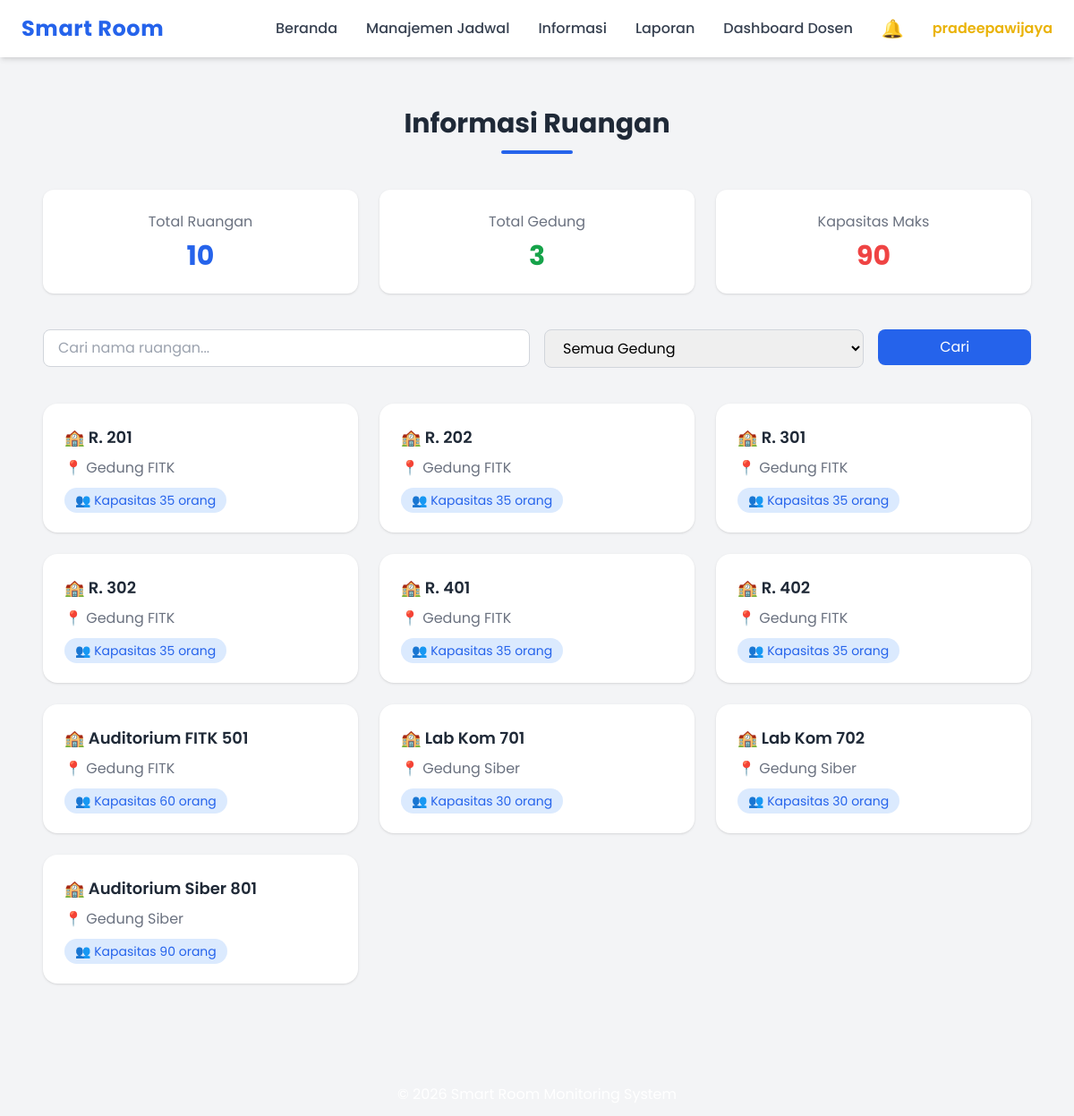
The app's page /index.php?menu=info_ruangan (signed in) with its own data.
### tables this page shows
CREATE TABLE `ruangan` (
  `id_ruangan` int(11) NOT NULL,
  `id_gedung` int(11) DEFAULT NULL,
  `nama_ruangan` varchar(50) DEFAULT NULL,
  `kapasitas` int(11) DEFAULT NULL,
  `lantai` int(11) NOT NULL DEFAULT 1
);

CREATE TABLE `gedung` (
  `id_gedung` int(11) NOT NULL,
  `nama_gedung` varchar(100) DEFAULT NULL,
  `jumlah_lantai` int(11) NOT NULL DEFAULT 1
);

### pages/info_ruangan.php (the view, shortened to what this page needs)
<?php
include __DIR__ . '/../config/koneksi.php';
$search = isset($_GET['search']) ? mysqli_real_escape_string($conn, $_GET['search']) : '';
$where = "WHERE 1=1";
$query = mysqli_query($conn, "
SELECT
ruangan.nama_ruangan,
ruangan.kapasitas,
gedung.nama_gedung
FROM ruangan
JOIN gedung
ON ruangan.id_gedung = gedung.id_gedung
$where
");
$total_ruangan = mysqli_num_rows($query);
?>
<div class="max-w-7xl mx-auto px-6 py-10">
<div class="text-center mb-10">
<h2 class="text-3xl font-bold text-gray-800">
Informasi Ruangan
</h2>
<div class="w-20 h-1 bg-blue-600 mx-auto mt-3 rounded"></div>
</div>
<div class="grid md:grid-cols-3 gap-6 mb-10">
<div class="bg-white rounded-xl shadow p-6 text-center hover:shadow-xl transition">
<p class="text-gray-500">Total Ruangan</p>
<h3 class="text-3xl font-bold text-blue-600 mt-2">
<?= $total_ruangan ?>
</h3>
</div>
<div class="bg-white rounded-xl shadow p-6 text-center hover:shadow-xl transition">
<p class="text-gray-500">Total Gedung</p>
<h3 class="text-3xl font-bold text-green-600 mt-2">
<?php
$g = mysqli_query($conn,"SELECT COUNT(*) as total FROM gedung");
$d = mysqli_fetch_assoc($g);
echo $d['total'];
?>
</h3>
</div>
<div class="bg-white rounded-xl shadow p-6 text-center hover:shadow-xl transition">
<p class="text-gray-500">Kapasitas Maks</p>
<h3 class="text-3xl font-bold text-red-500 mt-2">
<?php
$k = mysqli_query($conn,"SELECT MAX(kapasitas) as max FROM ruangan");
$m = mysqli_fetch_assoc($k);
echo $m['max'];
?>
</h3>
</div>
</div>
<form method="GET" action="index.php" class="mb-10">
<div class="grid md:grid-cols-12 gap-4">
<div class="md:col-span-6">
<input
type="text"
name="search"
value="<?= $search ?>"
placeholder="Cari nama ruangan..."
class="w-full border border-gray-300 rounded-lg px-4 py-2 focus:ring-2 focus:ring-blue-500 focus:outline-none">
</div>
<div class="md:col-span-4">
<select
name="gedung"
class="w-full border border-gray-300 rounded-lg px-4 py-2 focus:ring-2 focus:ring-blue-500 focus:outline-none">
<option value="">Semua Gedung</option>
</select>
</div>
<div class="md:col-span-2">
<button
class="w-full bg-blue-600 text-white rounded-lg py-2 hover:bg-blue-700 transition">
Cari
</button>
</div>
</div>
</form>
<div class="grid md:grid-cols-3 gap-6">
<?php if(mysqli_num_rows($query) > 0){ ?>
<?php while($data = mysqli_fetch_assoc($query)): ?>
<div class="bg-white rounded-2xl shadow p-6 hover:shadow-2xl hover:-translate-y-2 transition duration-300">
<h3 class="text-lg font-semibold text-gray-800 mb-2">
🏫 <?= $data['nama_ruangan']; ?>
</h3>
<p class="text-gray-500 mb-2">
📍 <?= $data['nama_gedung']; ?>
</p>
<div class="mt-3">
<span class="bg-blue-100 text-blue-600 px-3 py-1 rounded-full text-sm">
👥 Kapasitas <?= $data['kapasitas']; ?> orang
</span>
</div>
</div>
<?php endwhile; ?>
<?php } else { ?>
<p class="text-gray-400 text-center col-span-3">
Tidak ada data ruangan
</p>
<?php } ?>
</div>
</div>

### index.php (style rules this page uses)
body { font-family:'Poppins',sans-serif; }

### records on screen
ruangan: nama_ruangan "R. 201", id_gedung.nama_gedung "Gedung FITK", kapasitas "35"
ruangan: nama_ruangan "R. 202", id_gedung.nama_gedung "Gedung FITK", kapasitas "35"
ruangan: nama_ruangan "R. 301", id_gedung.nama_gedung "Gedung FITK", kapasitas "35"
ruangan: nama_ruangan "R. 302", id_gedung.nama_gedung "Gedung FITK", kapasitas "35"
ruangan: nama_ruangan "R. 401", id_gedung.nama_gedung "Gedung FITK", kapasitas "35"
ruangan: nama_ruangan "R. 402", id_gedung.nama_gedung "Gedung FITK", kapasitas "35"
ruangan: nama_ruangan "Auditorium FITK 501", id_gedung.nama_gedung "Gedung FITK", kapasitas "60"
ruangan: nama_ruangan "Lab Kom 701", id_gedung.nama_gedung "Gedung Siber", kapasitas "30"
ruangan: nama_ruangan "Lab Kom 702", id_gedung.nama_gedung "Gedung Siber", kapasitas "30"
ruangan: nama_ruangan "Auditorium Siber 801", id_gedung.nama_gedung "Gedung Siber", kapasitas "90"

### other values on screen
$_SESSION['username'] "pradeepawijaya"
$total_ruangan "10"
$d['total'] "3"
$m['max'] "90"
